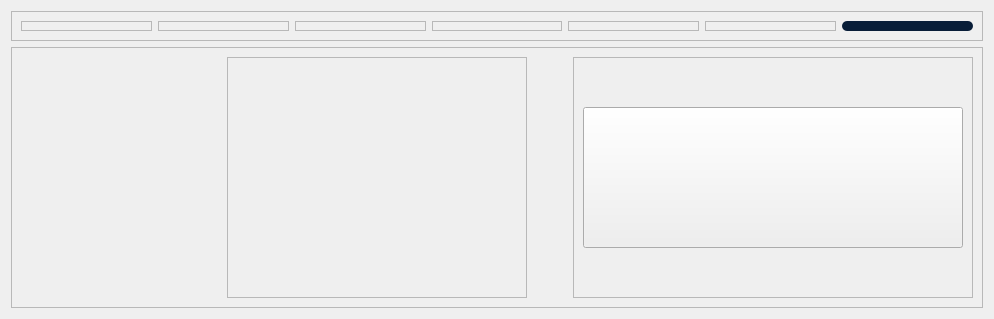
             <widget class="QWidget" name="DCMotorModelAndDesignPage">
              <layout class="QVBoxLayout" name="verticalLayout_24">
               <item>
                <widget class="QFrame" name="frame_91">
                 <property name="minimumSize">
                  <size>
                   <width>0</width>
                   <height>30</height>
                  </size>
                 </property>
                 <property name="maximumSize">
                  <size>
                   <width>16777215</width>
                   <height>30</height>
                  </size>
                 </property>
                 <property name="frameShape">
                  <enum>QFrame::StyledPanel</enum>
                 </property>
                 <property name="frameShadow">
                  <enum>QFrame::Raised</enum>
                 </property>
                 <layout class="QHBoxLayout" name="horizontalLayout_19">
                  <item>
                   <widget class="QFrame" name="frame_92">
                    <property name="frameShape">
                     <enum>QFrame::StyledPanel</enum>
                    </property>
                    <property name="frameShadow">
                     <enum>QFrame::Raised</enum>
                    </property>
                   </widget>
                  </item>
                  <item>
                   <widget class="QFrame" name="frame_93">
                    <property name="frameShape">
                     <enum>QFrame::StyledPanel</enum>
                    </property>
                    <property name="frameShadow">
                     <enum>QFrame::Raised</enum>
                    </property>
                   </widget>
                  </item>
                  <item>
                   <widget class="QFrame" name="frame_95">
                    <property name="frameShape">
                     <enum>QFrame::StyledPanel</enum>
                    </property>
                    <property name="frameShadow">
                     <enum>QFrame::Raised</enum>
                    </property>
                   </widget>
                  </item>
                  <item>
                   <widget class="QFrame" name="frame_96">
                    <property name="frameShape">
                     <enum>QFrame::StyledPanel</enum>
                    </property>
                    <property name="frameShadow">
                     <enum>QFrame::Raised</enum>
                    </property>
                   </widget>
                  </item>
                  <item>
                   <widget class="QFrame" name="frame_97">
                    <property name="frameShape">
                     <enum>QFrame::StyledPanel</enum>
                    </property>
                    <property name="frameShadow">
                     <enum>QFrame::Raised</enum>
                    </property>
                   </widget>
                  </item>
                  <item>
                   <widget class="QFrame" name="frame_98">
                    <property name="frameShape">
                     <enum>QFrame::StyledPanel</enum>
                    </property>
                    <property name="frameShadow">
                     <enum>QFrame::Raised</enum>
                    </property>
                   </widget>
                  </item>
                  <item>
                   <widget class="QFrame" name="frame_94">
                    <property name="styleSheet">
                     <string notr="true">background-color: rgb(8, 29, 56);
border-radius : 5px;
border: none;</string>
                    </property>
                    <property name="frameShape">
                     <enum>QFrame::StyledPanel</enum>
                    </property>
                    <property name="frameShadow">
                     <enum>QFrame::Raised</enum>
                    </property>
                   </widget>
                  </item>
                 </layout>
                </widget>
               </item>
               <item>
                <widget class="QFrame" name="frame_86">
                 <property name="frameShape">
                  <enum>QFrame::StyledPanel</enum>
                 </property>
                 <property name="frameShadow">
                  <enum>QFrame::Raised</enum>
                 </property>
                 <layout class="QHBoxLayout" name="horizontalLayout_18">
                  <item>
                   <widget class="QFrame" name="frame_87">
                    <property name="sizePolicy">
                     <sizepolicy hsizetype="Expanding" vsizetype="Expanding">
                      <horstretch>0</horstretch>
                      <verstretch>0</verstretch>
                     </sizepolicy>
                    </property>
                    <property name="minimumSize">
                     <size>
                      <width>200</width>
                      <height>0</height>
                     </size>
                    </property>
                    <property name="styleSheet">
                     <string notr="true">image: url(:/Asset/Asset/Modul 910.png);
border: none;</string>
                    </property>
                    <property name="frameShape">
                     <enum>QFrame::StyledPanel</enum>
                    </property>
                    <property name="frameShadow">
                     <enum>QFrame::Raised</enum>
                    </property>
                   </widget>
                  </item>
                  <item>
                   <widget class="QFrame" name="frame_88">
                    <property name="minimumSize">
                     <size>
                      <width>300</width>
                      <height>0</height>
                     </size>
                    </property>
                    <property name="frameShape">
                     <enum>QFrame::StyledPanel</enum>
                    </property>
                    <property name="frameShadow">
                     <enum>QFrame::Raised</enum>
                    </property>
                    <layout class="QVBoxLayout" name="verticalLayout_22">
                     <item>
                      <widget class="QFrame" name="frame_89">
                       <property name="sizePolicy">
                        <sizepolicy hsizetype="Expanding" vsizetype="Expanding">
                         <horstretch>0</horstretch>
                         <verstretch>0</verstretch>
                        </sizepolicy>
                       </property>
                       <property name="styleSheet">
                        <string notr="true">image: url(:/Asset/Asset/Motor.png);
border: none;</string>
                       </property>
                       <property name="frameShape">
                        <enum>QFrame::StyledPanel</enum>
                       </property>
                       <property name="frameShadow">
                        <enum>QFrame::Raised</enum>
                       </property>
                      </widget>
                     </item>
                    </layout>
                   </widget>
                  </item>
                  <item>
                   <spacer name="horizontalSpacer_7">
                    <property name="orientation">
                     <enum>Qt::Horizontal</enum>
                    </property>
                    <property name="sizeHint" stdset="0">
                     <size>
                      <width>40</width>
                      <height>20</height>
                     </size>
                    </property>
                   </spacer>
                  </item>
                  <item>
                   <widget class="QFrame" name="frame_90">
                    <property name="minimumSize">
                     <size>
                      <width>400</width>
                      <height>0</height>
                     </size>
                    </property>
                    <property name="sizeIncrement">
                     <size>
                      <width>0</width>
                      <height>0</height>
                     </size>
                    </property>
                    <property name="frameShape">
                     <enum>QFrame::StyledPanel</enum>
                    </property>
                    <property name="frameShadow">
                     <enum>QFrame::Raised</enum>
                    </property>
                    <layout class="QVBoxLayout" name="verticalLayout_23">
                     <item>
                      <spacer name="verticalSpacer_13">
                       <property name="orientation">
                        <enum>Qt::Vertical</enum>
                       </property>
                       <property name="sizeHint" stdset="0">
                        <size>
                         <width>20</width>
                         <height>40</height>
                        </size>
                       </property>
                      </spacer>
                     </item>
                     <item>
                      <widget class="QPushButton" name="RunMotor">
                       <property name="sizePolicy">
                        <sizepolicy hsizetype="Expanding" vsizetype="Preferred">
                         <horstretch>0</horstretch>
                         <verstretch>0</verstretch>
                        </sizepolicy>
                       </property>
                       <property name="minimumSize">
                        <size>
                         <width>0</width>
                         <height>141</height>
                        </size>
                       </property>
                       <property name="cursor">
                        <cursorShape>PointingHandCursor</cursorShape>
                       </property>
                       <property name="styleSheet">
                        <string notr="true">QPushButton {
 		background-color: rgba(255, 220, 50, 255);
		border-color: rgb(255, 255, 255);
		border-radius : 2px;
		color: rgb(255, 255, 255);
		image: url(:/Asset/Asset/Run1.png);
		font-size: 40px;
		padding:7px;
		font-family: "SF Pro Display"; 
			font-weight: bold; 
    		font-style: normal;

}

/* Saat mouse hover */
QPushButton:hover {
	image: url(:/Asset/Asset/Run2.png);
    background-color: rgba(222, 191, 42, 225);
};
border: none;</string>
                       </property>
                       <property name="text">
                        <string />
                       </property>
                      </widget>
                     </item>
                     <item>
                      <spacer name="verticalSpacer_14">
                       <property name="orientation">
                        <enum>Qt::Vertical</enum>
                       </property>
                       <property name="sizeHint" stdset="0">
                        <size>
                         <width>20</width>
                         <height>40</height>
                        </size>
                       </property>
                      </spacer>
                     </item>
                    </layout>
                   </widget>
                  </item>
                 </layout>
                </widget>
               </item>
              </layout>
             </widget>
